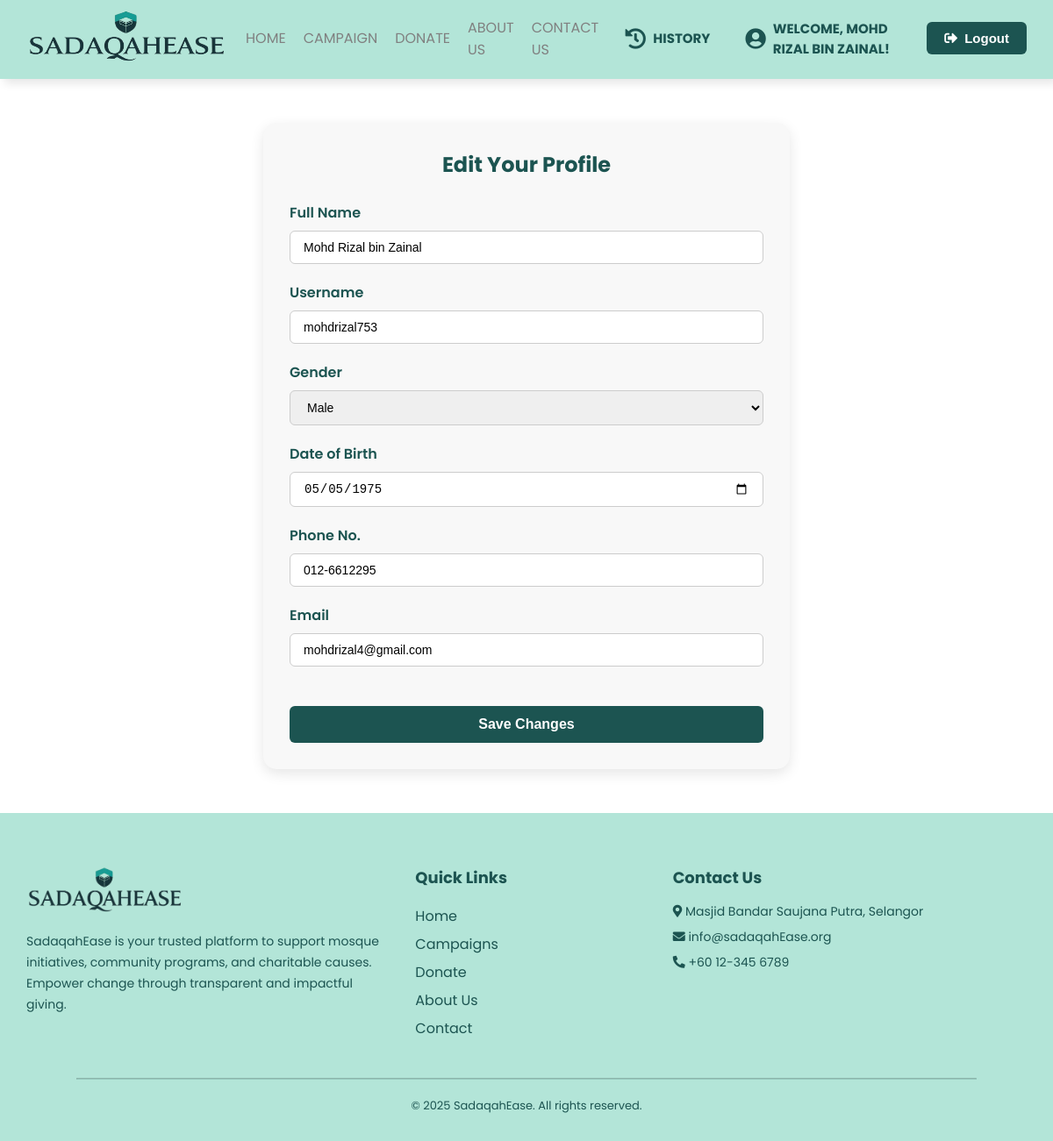
Screenshot of /donor/profile/edit/ (signed in) with the database file from the repository.
### SadaqahEase/models.py (models this page shows, shortened)
class Donor(models.Model):
    donorid = models.CharField(max_length=8, primary_key=True, editable=False)
    fullname = models.CharField(max_length=100)
    phone = models.CharField(max_length=15)
    email = models.EmailField()
    username = models.CharField(max_length=50, unique=True)
    password = models.CharField(max_length=100)
    gender = models.CharField(max_length=10, choices=[('Male', 'Male'), ('Female', 'Female')])
    dob = models.DateField()
    created_at = models.DateTimeField(default=timezone.now)

### SadaqahEase/views.py (the view, shortened to what this page needs)
# urls.py: path('donor/profile/edit/', views.donor_edit_profile, name='donor_edit_profile'),
def donor_edit_profile(request):
    donor_id = request.session.get('donor_id')
    if not donor_id:
        return redirect('login_donor')
    try:
        donor = Donor.objects.get(donorid=donor_id)
    except Donor.DoesNotExist:
        messages.error(request, "Donor not found.", extra_tags='edit_profile')
        return redirect('login_donor')
    return render(request, 'donoreditprofilepage.html', {'donor': donor, 'is_edit_profile': True})

### SadaqahEase/templates/donoreditprofilepage.html (shortened to what this page needs)
<!DOCTYPE html>
<html lang="en">
<head>
  <link rel="stylesheet" href="https://cdnjs.cloudflare.com/ajax/libs/font-awesome/5.14.0/css/all.min.css" />
  <link rel="stylesheet" href="https://stackpath.bootstrapcdn.com/font-awesome/4.7.0/css/font-awesome.min.css" />
</head>
<body>
{% load static %}
<header>
  <div class="content flex_space">
    <div class="logo">
      <img src="{% static 'Sadaqahlogo.png' %}" alt="SadaqahEase Logo" />
    </div>
    <div class="navbar">
      <ul id="menulist">
<li><a href="{% url 'donor_mainpage' %}">Home</a></li>
          <li><a href="{% url 'donor_campaigns' %}">Campaign</a></li>
          <li><a href="{% url 'donate_page' %}">Donate</a></li>
          <li><a href="{% url 'donor_mainpage' %}#about-section">About Us</a></li>
          <li><a href="{% url 'donor_mainpage' %}#contact-section">Contact Us</a></li>
                    <li>
            <a href="{% url 'donor_history' %}" class="welcome-link">
              <div class="welcome-message">
                <i class="fas fa-history"></i>
                History
              </div>
            </a>
          </li>
        <li>
          <a href="{% url 'donorprofile' %}" class="welcome-link">
            <div class="welcome-message">
              <i class="fas fa-user-circle"></i> Welcome, {{ donor.fullname }}!
            </div>
          </a>
        </li>
        <li>
          <form method="post" action="{% url 'logout' %}">
            <button type="submit" class="primary_btn">
              <i class="fas fa-sign-out-alt"></i> Logout
            </button>
          </form>
        </li>
      </ul>
    </div>
  </div>
</header>
<div class="form-container">
  <h2>Edit Your Profile</h2>
  <form method="POST" action="{% url 'donor_edit_profile' %}">
    <div class="form-group">
      <label for="fullname">Full Name</label>
      <input type="text" name="fullname" id="fullname" value="{{ donor.fullname }}" required />
    </div>
    <div class="form-group">
      <label for="username">Username</label>
      <input type="text" name="username" id="username" value="{{ donor.username }}" required />
    </div>
    <div class="form-group">
      <label for="gender">Gender</label>
      <select name="gender" id="gender" required>
        <option value="Male" {% if donor.gender == "Male" %}selected{% endif %}>Male</option>
      </select>
    </div>
    <div class="form-group">
        <label for="dob">Date of Birth</label>
        <input type="date" name="dob" id="dob" value="{{ donor.dob|date:'Y-m-d' }}" required />
    </div>
    <div class="form-group">
      <label for="phone">Phone No.</label>
      <input type="text" name="phone" id="phone" value="{{ donor.phone }}" required />
    </div>
    <div class="form-group">
      <label for="email">Email</label>
      <input type="email" name="email" id="email" value="{{ donor.email }}" required />
    </div>
    <button type="submit" class="submit-btn">Save Changes</button>
  </form>
</div>
<footer  id="contact-section" style="background: rgb(179, 229, 216); color: #1c5451; padding: 60px 30px 30px;">
  <div style="display: flex; flex-wrap: wrap; justify-content: space-between; align-items: flex-start; gap: 40px; max-width: 1200px; margin: auto;">
    <div style="flex: 1 1 300px;">
      <img src="{% static 'Sadaqahlogo.png' %}" alt="SadaqahEase Logo" style="width: 180px; margin-bottom: 15px;">
      <p style="line-height: 1.7; font-size: 14px; color: #1c5451;">
        SadaqahEase is your trusted platform to support mosque initiatives, community programs, and charitable causes.
        Empower change through transparent and impactful giving.
      </p>
    </div>
    <div style="flex: 1 1 150px;">
      <h3 style="margin-bottom: 15px; font-size: 18px; color: #1c5451;">Quick Links</h3>
      <ul style="list-style: none; padding: 0; line-height: 2;">
        <li><a href="{% url 'donor_mainpage' %}" style="color: #1c5451; text-decoration: none;">Home</a></li>
        <li><a href="{% url 'donor_campaigns' %}" style="color: #1c5451; text-decoration: none;">Campaigns</a></li>
        <li><a href="{% url 'donate_page' %}" style="color: #1c5451; text-decoration: none;">Donate</a></li>
        <li><a href="{% url 'donor_mainpage' %}#about-section" style="color: #1c5451; text-decoration: none;">About Us</a></li>
        <li><a href="{% url 'donor_mainpage' %}#contact-section" style="color: #1c5451; text-decoration: none;">Contact</a></li>
      </ul>
    </div>
    <div style="flex: 1 1 300px;">
      <h3 style="margin-bottom: 15px; font-size: 18px; color: #1c5451;">Contact Us</h3>
      <p style="font-size: 14px; margin-bottom: 8px;"><i class="fas fa-map-marker-alt"></i> Masjid Bandar Saujana Putra, Selangor</p>
      <p style="font-size: 14px; margin-bottom: 8px;"><i class="fas fa-envelope"></i> info@sadaqahEase.org</p>
      <p style="font-size: 14px;"><i class="fas fa-phone-alt"></i> +60 12-345 6789</p>
    </div>
  </div>
  <hr style="margin: 40px auto 20px; border-color: rgba(28, 84, 81, 0.2); width: 90%;">
  <p style="text-align: center; font-size: 13px; color: #1c5451;">&copy; 2025 SadaqahEase. All rights reserved.</p>
</footer>
</body>
</html>

### SadaqahEase/templates/donoreditprofilepage.html (style rules this page uses)
* { padding: 0; margin: 0; box-sizing: border-box; }
body { font-family: "Poppins", sans-serif; background-color: #fff; }
header a { text-decoration: none; }
li { list-style: none; }
.flex_space { display: flex; justify-content: space-between; align-items: center; }
button { border: none; background: none; cursor: pointer; transition: 0.3s; }
.primary_btn { padding: 10px 20px; background: #1c5451; font-weight: bold; color: white; border-radius: 6px; display: flex; align-items: center; justify-content: center; font-size: 15px; gap: 8px; }
.welcome-message { display: flex; align-items: center; gap: 8px; color: #1c5451; font-weight: bold; padding: 10px; font-size: 15px; }
.welcome-message i { font-size: 24px; transition: transform 0.3s ease, color 0.3s ease; }
header { height: 90px; padding: 0 20px; position: sticky; top: 0; background: rgb(179, 229, 216); box-shadow: 5px 5px 10px rgba(0, 0, 0, 0.1); z-index: 1000; }
header img { padding: 10px; width: 250px; height: 80px; }
header ul { display: flex; align-items: center; }
header ul li { margin: 0 10px; text-transform: uppercase; }
header ul li a { color: grey; transition: 0.3s; }
.form-container { max-width: 600px; margin: 50px auto; padding: 30px; background: #f8f8f8; border-radius: 15px; box-shadow: 0 5px 15px rgba(0,0,0,0.1); }
.form-container h2 { text-align: center; color: #1c5451; margin-bottom: 25px; }
.form-group { margin-bottom: 20px; }
.form-group label { display: block; margin-bottom: 8px; font-weight: 600; color: #1c5451; }
.form-group input, .form-group select { width: 100%; padding: 10px 15px; border-radius: 6px; border: 1px solid #ccc; font-size: 14px; }
.submit-btn { margin-top: 25px; width: 100%; background-color: #1c5451; color: white; padding: 12px; font-weight: bold; border: none; border-radius: 6px; font-size: 16px; cursor: pointer; transition: background-color 0.3s; }
html { scroll-behavior: smooth; }

### rows the page displays
Donor: fullname "MOHD RIZAL BIN ZAINAL", fullname "Mohd Rizal bin Zainal", username "mohdrizal753", gender "Male", dob "05/05/1975", phone "012-6612295", email "mohdrizal4@gmail.com"
